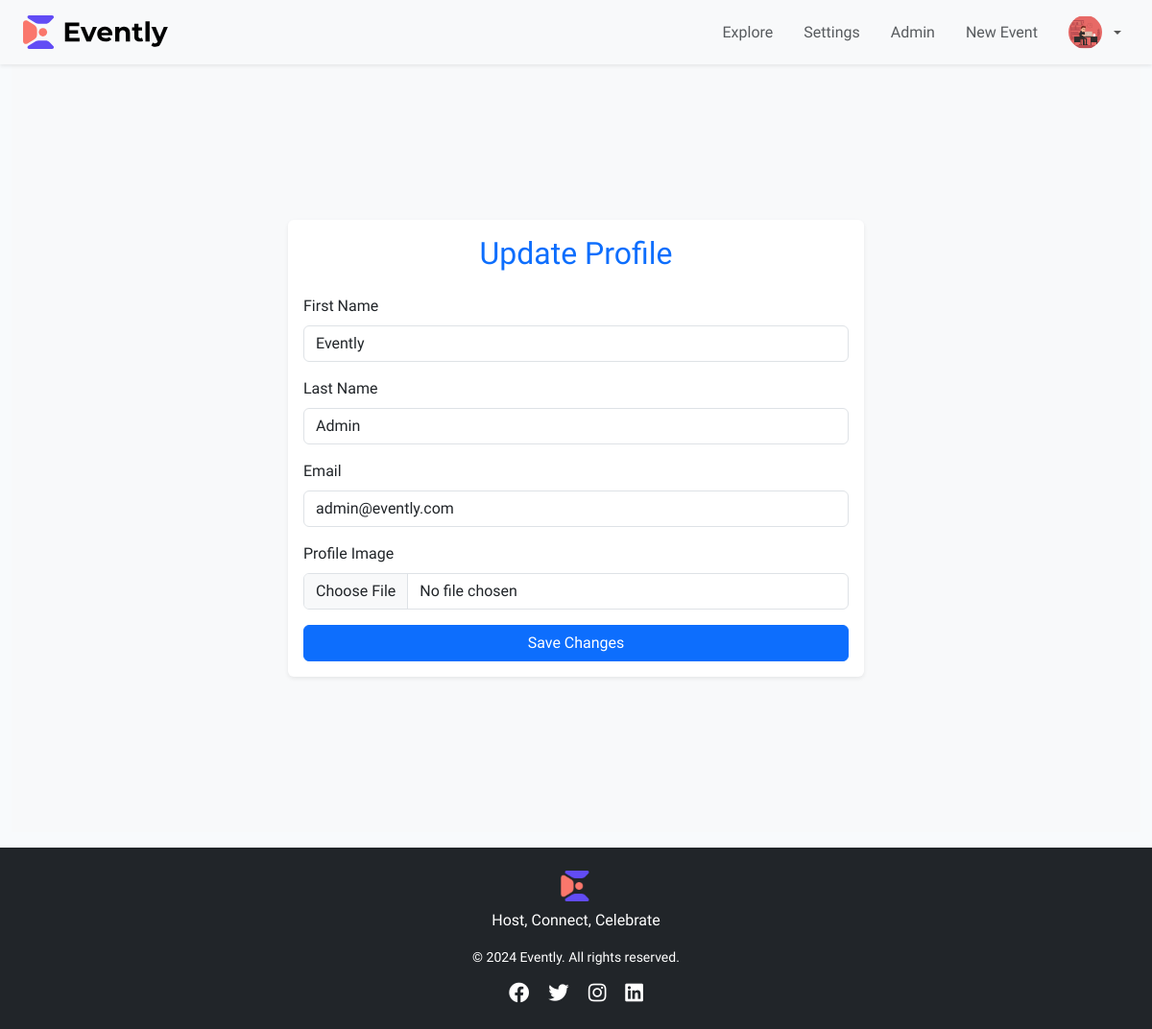
The page /update-profile (signed in) on the database its author committed.
### main/models.py (models this page shows, shortened)
class User(AbstractUser):
    image = models.ImageField(null=True, blank=True)
    def __str__(self):
        return f"{self.username}"

### main/views.py (the view, shortened to what this page needs)
# urls.py: path("update-profile", views.update_profile, name="update_profile"),
@login_required(login_url="login")
def update_profile(request):
    if request.method == "GET":
        return render(request, "main/update_profile.html")

### main/templates/main/update_profile.html (shortened to what this page needs)
{% extends "main/layout.html" %}
{% load static %}
{% block body %}
<section class="d-flex justify-content-center align-items-center min-vh-100 bg-light p-4">
    <div class="card shadow-sm border-0" style="max-width: 600px; width: 100%;">
        <div class="card-body">
            <h2 class="card-title text-center mb-4 text-primary">Update Profile</h2>
            <form action="{% url 'update_profile' %}" method="post" enctype="multipart/form-data">
                <div class="mb-3">
                    <label for="first_name" class="form-label">First Name</label>
                    <input
                        class="form-control"
                        type="text"
                        name="first_name"
                        id="first_name"
                        value="{{ user.first_name }}"
                        placeholder="Enter your first name"
                        required
                    >
                </div>
                <div class="mb-3">
                    <label for="last_name" class="form-label">Last Name</label>
                    <input
                        class="form-control"
                        type="text"
                        name="last_name"
                        id="last_name"
                        value="{{ user.last_name }}"
                        placeholder="Enter your last name"
                        required
                    >
                </div>
                <div class="mb-3">
                    <label for="email" class="form-label">Email</label>
                    <input
                        class="form-control"
                        type="email"
                        name="email"
                        id="email"
                        value="{{ user.email }}"
                        placeholder="Enter your email"
                        required
                    >
                </div>
                <div class="mb-3">
                    <label for="image" class="form-label">Profile Image</label>
                    <input
                        class="form-control"
                        type="file"
                        name="image"
                        id="image"
                        accept="image/*"
                    >
                </div>
                <div class="d-grid">
                    <button type="submit" class="btn btn-primary">Save Changes</button>
                </div>
            </form>
        </div>
    </div>
</section>
{% endblock %}

### main/templates/main/partials/_header.html (shortened to what this page needs)
{% load static %}
<header class="sticky-top bg-light shadow-sm">
    <nav class="navbar navbar-expand-lg navbar-light bg-light py-2">
        <div class="container-fluid px-4">
            <a href="{% url 'index' %}" class="navbar-brand me-4">
                <img src="{% static 'assets/logo.svg' %}" alt="Evently Logo" class="img-fluid" style="max-height: 35px;">
            </a>
            <div class="collapse navbar-collapse" id="navbarContent">
                <ul class="navbar-nav ms-auto align-items-center">
                    <li class="nav-item me-3">
                        <a class="nav-link {% if request.resolver_match.url_name == 'explore' %}fw-bold text-dark{% else %}text-muted{% endif %}"
                           href="{% url 'explore' %}" style="transition: color 0.3s;">
                            Explore
                        </a>
                    </li>
                    <li class="nav-item me-3">
                        <a class="nav-link {% if request.resolver_match.url_name == 'settings' %}fw-bold text-dark{% else %}text-muted{% endif %}"
                           href="{% url 'settings' %}" style="transition: color 0.3s;">
                            Settings
                        </a>
                    </li>
                    {% if user.is_staff %}
                    <li class="nav-item me-3">
                        <a class="nav-link {% if request.resolver_match.url_name == 'admin:index' %}fw-bold text-dark{% else %}text-muted{% endif %}"
                           href="{% url 'admin:index' %}" style="transition: color 0.3s;">
                            Admin
                        </a>
                    </li>
                    {% endif %}
                    {% if user.is_authenticated %}
                    <li class="nav-item me-3">
                        <a class="nav-link {% if request.resolver_match.url_name == 'create_event' %}fw-bold text-dark{% else %}text-muted{% endif %}"
                           href="{% url 'create_event' %}" style="transition: color 0.3s;">
                            New Event
                        </a>
                    </li>
                    <li class="nav-item dropdown">
                        <a class="nav-link dropdown-toggle d-flex align-items-center" href="#" id="userDropdown" role="button" data-bs-toggle="dropdown" aria-expanded="false">
                            <img src="{{ user.image.url|default:'https://via.placeholder.com/35' }}"
                                 alt="{{ user.username }}"
                                 class="rounded-circle me-2"
                                 style="width: 35px; height: 35px; object-fit: cover;">
                        </a>
                    </li>
                    {% else %}
                    <li class="nav-item">
                        <a class="nav-link btn btn-outline-primary px-3 py-1" href="{% url 'login' %}">Login</a>
                    </li>
                    {% endif %}
                </ul>
            </div>
        </div>
    </nav>
</header>

### static/css/styles.css (style rules this page uses)
:root { --primary: #f8fafc; --secondary: ; --accent-1: #624cf5; --accent-2: #fa776c; --text-clr: #0c4a6e; }
* { box-sizing: border-box; font-family: "Work Sans", sans-serif; }
a { text-decoration: none !important; }
body { background-color: var(--primary); }
header { background-color: var(--secondary); }

### rows shown on the page
User: image (picture), first_name "Evently", last_name "Admin", email "admin@evently.com"
